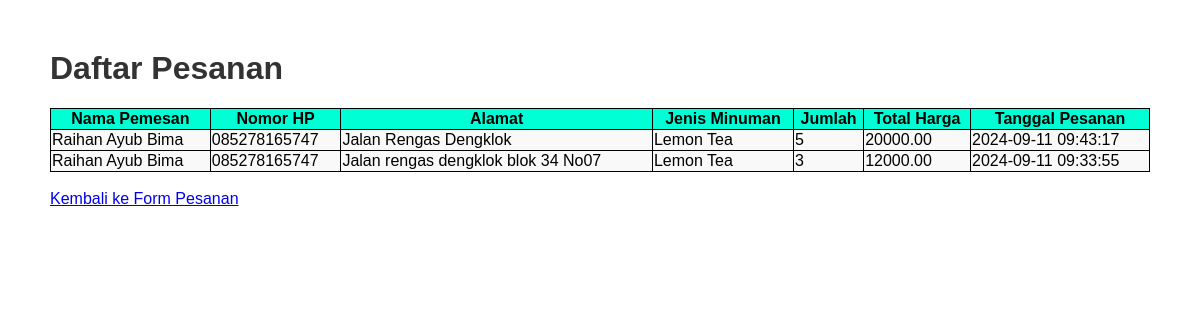
/orders.php, run on the app's committed database.
### tables this page shows
CREATE TABLE `pesanan` (
  `id` int(11) NOT NULL,
  `nama_pemesan` varchar(100) DEFAULT NULL,
  `nomor_hp` varchar(15) DEFAULT NULL,
  `alamat` varchar(255) DEFAULT NULL,
  `jenis_minuman` varchar(50) DEFAULT NULL,
  `jumlah` int(11) DEFAULT NULL,
  `total_harga` decimal(10,2) DEFAULT NULL,
  `tanggal_pesanan` timestamp NOT NULL DEFAULT current_timestamp()
);

### orders.php (the view, shortened to what this page needs)
<?php
include 'db.php';
$sql = "SELECT * FROM pesanan ORDER BY tanggal_pesanan DESC";
$result = $conn->query($sql);
?>
<!DOCTYPE html>
<html lang="en">
<head>
    <link rel="stylesheet" href="style.css">
</head>
<body>
    <h1>Daftar Pesanan</h1>
    <table border="1">
        <tr>
            <th>Nama Pemesan</th>
            <th>Nomor HP</th>
            <th>Alamat</th>
            <th>Jenis Minuman</th>
            <th>Jumlah</th>
            <th>Total Harga</th>
            <th>Tanggal Pesanan</th>
        </tr>
        <?php
        if ($result->num_rows > 0) {
            while($row = $result->fetch_assoc()) {
                echo "<tr>
                        <td>{$row['nama_pemesan']}</td>
                        <td>{$row['nomor_hp']}</td>
                        <td>{$row['alamat']}</td>
                        <td>{$row['jenis_minuman']}</td>
                        <td>{$row['jumlah']}</td>
                        <td>{$row['total_harga']}</td>
                        <td>{$row['tanggal_pesanan']}</td>
                    </tr>";
            }
        } else {
            echo "<tr><td colspan='7'>Tidak ada pesanan</td></tr>";
        }
        ?>
    </table>
    <br><a href="index.php">Kembali ke Form Pesanan</a>
</body>
</html>

### style.css (style rules this page uses)
body { font-family: Arial, sans-serif; margin: 50px; }
h1 { color: #333; }
form, table { margin-top: 20px; }
table { width: 100%; border-collapse: collapse; }
table, th, td { border: 1px solid black; }
th { background-color: #00ffd5; color: #000000; }
td { background-color: #f9f9f9; }

### data on the page
pesanan: nama_pemesan "Raihan Ayub Bima", nomor_hp "085278165747", alamat "Jalan Rengas Dengklok", jenis_minuman "Lemon Tea", jumlah "5", total_harga "20000.00", tanggal_pesanan "2024-09-11 09:43:17"
pesanan: nama_pemesan "Raihan Ayub Bima", nomor_hp "085278165747", alamat "Jalan rengas dengklok blok 34 No07", jenis_minuman "Lemon Tea", jumlah "3", total_harga "12000.00", tanggal_pesanan "2024-09-11 09:33:55"
